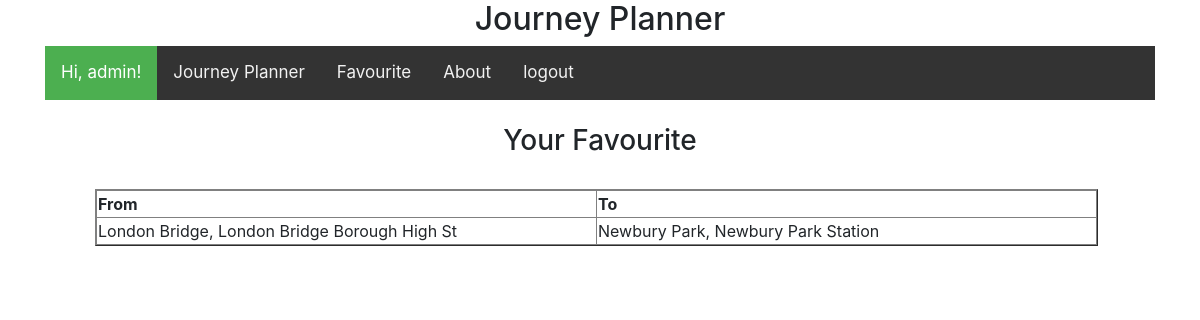
The app's page /fav/ (signed in), older data.
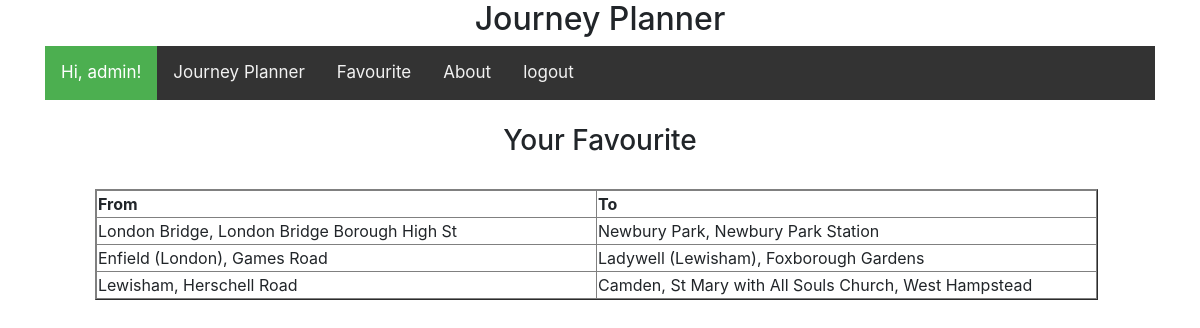
The same page, newer data.
### myapi/models.py (models this page shows, shortened)
class FavouritePlan(models.Model):
    from_location = models.CharField(max_length=100)
    to_location   = models.CharField(max_length=100)
    fav_flag = models.BooleanField(default=False)
    user = models.CharField(max_length=30, default='admin')

### myapi/views.py (the view)
# urls.py: path('fav/', favView),
@login_required
def favView(request):
    print("--- FAV GET ---")
    favList = []
    if request.method == "GET":
        if request.user.is_authenticated:
            print("USER ID :", request.user)
            if request.user == 'admin':
                favSet = FavouritePlan.objects.all()
            else:
                favSet = FavouritePlan.objects.filter(user=str(request.user))
            for record in favSet:
                favList.append(record)
            print("- Added to fav -- ")
    return render(request, "index.html", {'fav': favList} )

### templates/index.html (shortened to what this page needs)
<!DOCTYPE html>
<html lang="en">
<head>
    <link rel="stylesheet" href="//code.jquery.com/ui/1.12.1/themes/base/jquery-ui.css">
    <link rel="stylesheet" href="https://maxcdn.bootstrapcdn.com/bootstrap/4.0.0/css/bootstrap.min.css">
</head>
<body>
    <center>
        <div class="container">
            <div>
                <h2>Journey Planner</h2>
                <div class="topnav">
                    <a class="active" href="#"> Hi, {{ user.username }}! </a>
                    <a href="/index/">Journey Planner</a>
                    <a href="/fav/">Favourite</a>
                    <a href="/about/">About</a>
                    <a href="{% url 'logout' %}">logout</a>
                </div>
                <br>
            </div>
            <div>
                {% if fav %}
                    <h3>Your Favourite</h3>
                    <br>
                    <table  border="1">
                        <thead><th>From</th><th>To</th></thead>
                        <tbody>
                        {% for rec in fav %}
                            <tr>
                                <td style="width:500px;">{{ rec.from_location }}</td>
                                <td style="width:500px;">{{ rec.to_location }}</td>
                            </tr>
                        {% endfor %}
                        </tbody>
                    </table>
                {% endif %}
            </div>
        </div>
    </center>
</body>
</html>

Row changes from the older to the newer data that the page shows:
added FavouritePlan: from_location "Enfield (London), Games Road", to_location "Ladywell (Lewisham), Foxborough Gardens"
added FavouritePlan: from_location "Lewisham, Herschell Road", to_location "Camden, St Mary with All Souls Church, West Hampstead"
